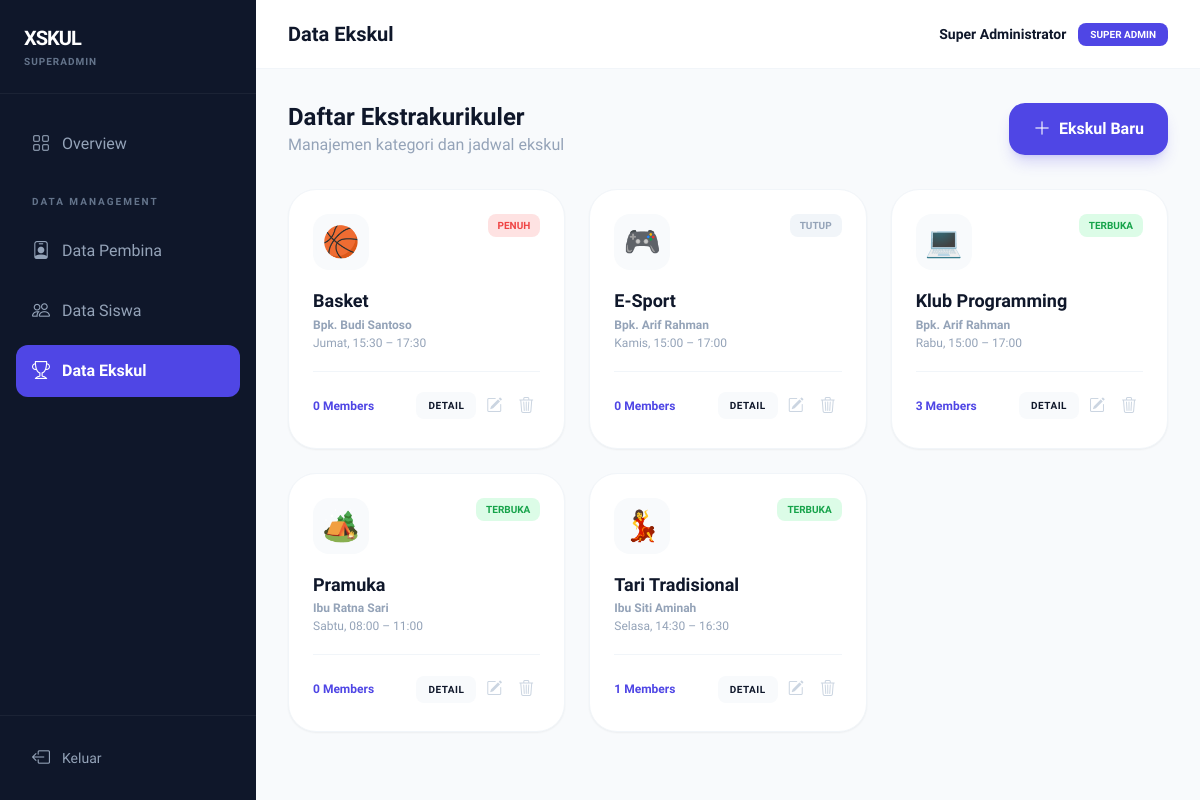
Screenshot of /superadmin/public/ekskul (signed in) with the database file from the repository.
### tables this page shows
CREATE TABLE `ekskul` (
  `id` int UNSIGNED NOT NULL,
  `pembina_id` int UNSIGNED NOT NULL,
  `nama` varchar(150) NOT NULL,
  `deskripsi` text,
  `kategori` enum('Olahraga','Seni & Musik','Teknologi','Karakter','Lainnya') NOT NULL DEFAULT 'Lainnya',
  `ikon_emoji` varchar(10) DEFAULT NULL,
  `hari_latihan` varchar(50) NOT NULL,
  `jam_mulai` time NOT NULL,
  `jam_selesai` time NOT NULL,
  `kuota_max` smallint UNSIGNED NOT NULL DEFAULT '40',
  `status_pendaftaran` enum('Terbuka','Tutup','Penuh') NOT NULL DEFAULT 'Terbuka',
  `created_at` timestamp NOT NULL DEFAULT CURRENT_TIMESTAMP,
  `updated_at` timestamp NOT NULL DEFAULT CURRENT_TIMESTAMP ON UPDATE CURRENT_TIMESTAMP
);

CREATE TABLE `pembina` (
  `id` int UNSIGNED NOT NULL,
  `nip` varchar(30) NOT NULL,
  `nama` varchar(100) NOT NULL,
  `no_hp` varchar(20) DEFAULT NULL,
  `password` varchar(255) NOT NULL COMMENT 'bcrypt hash',
  `is_active` tinyint(1) NOT NULL DEFAULT '1',
  `created_at` timestamp NOT NULL DEFAULT CURRENT_TIMESTAMP,
  `updated_at` timestamp NOT NULL DEFAULT CURRENT_TIMESTAMP ON UPDATE CURRENT_TIMESTAMP
);

### superadmin/app/core/Controller.php (called while the page is built, shortened)
<?php
class Controller {
    public function view($view, $data = []) {
        extract($data);
        require_once __DIR__ . '/../views/' . $view . '.php';
    }
    public function model($model) {
        return new $model;
    }
}

### superadmin/app/controllers/Ekskul.php (called while the page is built, shortened)
<?php
class Ekskul extends Controller {
    private $ekskul;
    private $pembina;
    public function __construct() {
        $this->ekskul  = $this->model('Ekskul_model');
        $this->pembina = $this->model('Pembina_model');
    }
    public function index() {
        $data = [
            'title'     => 'Data Ekskul',
            'activeMenu'=> 'ekskul',
            'ekskuls'   => $this->ekskul->findAll(),
            'pembinas'  => $this->pembina->findAll(),
        ];
        $this->view('main/ekskul/index', $data);
    }
}

### superadmin/app/core/App.php (called while the page is built, shortened)
<?php
class App {
    protected $method     = 'index';
    public function __construct() {
        $url = $this->parseURL();
        if (isset($url[0])) {
            $file = __DIR__ . '/../controllers/' . ucfirst($url[0]) . '.php';
            if (file_exists($file)) {
                unset($url[0]);
            }
        }
        $this->controller = new $this->controller;
        $this->params = !empty($url) ? array_values($url) : [];
        call_user_func_array([$this->controller, $this->method], $this->params);
    }
    public function parseURL() {
        if (isset($_GET['url'])) {
            $url = rtrim($_GET['url'], '/');
            $url = filter_var($url, FILTER_SANITIZE_URL);
            $url = explode('/', $url);
            return $url;
        }
        return [];
    }
}

### superadmin/app/init.php (called while the page is built, shortened)
<?php
require_once __DIR__ . '/core/Database.php';
require_once __DIR__ . '/core/Controller.php';
require_once __DIR__ . '/core/App.php';
$app = new App();

### superadmin/public/index.php (called while the page is built)
<?php
require_once '../app/init.php';

### superadmin/app/core/Database.php (called while the page is built, shortened)
<?php
class Database {
    private $host = DB_HOST;
    private $user = DB_USER;
    private $pass = DB_PASS;
    private $db_name = DB_NAME;
    private $dbh;
    private $stmt;
    public function __construct() {
        $dsn = 'mysql:host=' . $this->host . ';dbname=' . $this->db_name;
        $option = [
            PDO::ATTR_PERSISTENT => true,
            PDO::ATTR_ERRMODE    => PDO::ERRMODE_EXCEPTION
        ];
        try {
            $this->dbh = new PDO($dsn, $this->user, $this->pass, $option);
        } catch (PDOException $e) {
            die("Koneksi Database Gagal: " . $e->getMessage());
        }
    }
    public function query($query) {
        $this->stmt = $this->dbh->prepare($query);
    }
    public function execute() {
        $this->stmt->execute();
    }
    public function resultSet() {
        $this->execute();
        return $this->stmt->fetchAll(PDO::FETCH_ASSOC);
    }
}

### superadmin/app/models/Ekskul_model.php (called while the page is built, shortened)
<?php
class Ekskul_model extends Database {
    public function findAll() {
        $this->query('SELECT e.*, p.nama AS nama_pembina, COUNT(pd.id) AS total_anggota FROM ekskul e JOIN pembina p ON p.id = e.pembina_id LEFT JOIN pendaftaran pd ON pd.ekskul_id = e.id AND pd.status = "aktif" GROUP BY e.id ORDER BY e.nama ASC');
        return $this->resultSet();
    }
}

### superadmin/app/views/main/ekskul/index.php (the view, shortened to what this page needs)
<div class="flex items-center justify-between mb-8">
    <div>
        <h3 class="text-2xl font-black text-midnight">Daftar Ekstrakurikuler</h3>
        <p class="text-slate-400 font-medium">Manajemen kategori dan jadwal ekskul</p>
    </div>
    <button onclick="openModal('modalCreate')" class="px-6 py-3 bg-admin text-white font-bold rounded-2xl shadow-lg shadow-admin/20 hover:bg-adminDark transition-all flex items-center gap-2">
        <i class="bi bi-plus-lg text-lg"></i>
        Ekskul Baru
    </button>
</div>
<div class="grid grid-cols-1 md:grid-cols-2 lg:grid-cols-3 gap-6">
    <?php foreach ($ekskuls as $e): ?>
    <div class="bg-white p-6 rounded-[28px] border border-slate-100 shadow-sm hover:shadow-md transition-all group">
        <div class="flex items-start justify-between mb-5">
            <div class="w-14 h-14 bg-slate-50 text-3xl flex items-center justify-center rounded-2xl group-hover:bg-admin/10 transition-colors">
                <?= htmlspecialchars($e['ikon_emoji'] ?? '🏫') ?>
            </div>
            <span class="px-2.5 py-1 text-[10px] font-black rounded-lg uppercase
                <?= $e['status_pendaftaran'] === 'Terbuka' ? 'bg-green-100 text-green-600' : ($e['status_pendaftaran'] === 'Penuh' ? 'bg-red-100 text-red-500' : 'bg-slate-100 text-slate-400') ?>">
                <?= $e['status_pendaftaran'] ?>
            </span>
        </div>
        <h5 class="font-extrabold text-midnight text-lg leading-tight"><?= htmlspecialchars($e['nama']) ?></h5>
        <p class="text-xs font-semibold text-slate-400 mt-1"><?= htmlspecialchars($e['nama_pembina']) ?></p>
        <p class="text-xs text-slate-400 mt-0.5"><?= htmlspecialchars($e['hari_latihan']) ?>, <?= substr($e['jam_mulai'], 0, 5) ?> – <?= substr($e['jam_selesai'], 0, 5) ?></p>
        <div class="mt-5 pt-4 border-t border-slate-100 flex items-center justify-between">
            <span class="text-xs font-bold text-admin"><?= $e['total_anggota'] ?> Members</span>
            <div class="flex items-center gap-1">
                <a href="<?= APP_URL ?>/ekskul/detail/<?= $e['id'] ?>" class="px-3 py-1.5 bg-slate-50 text-midnight text-[10px] font-bold rounded-lg hover:bg-admin hover:text-white transition-all uppercase tracking-wider">Detail</a>
                <button onclick="openModalEdit(<?= htmlspecialchars(json_encode($e)) ?>)" class="p-1.5 text-slate-300 hover:text-admin transition-colors rounded-lg hover:bg-slate-50">
                    <i class="bi bi-pencil-square text-base"></i>
                </button>
                <button onclick="openModalDelete(<?= $e['id'] ?>, '<?= htmlspecialchars($e['nama']) ?>')" class="p-1.5 text-slate-300 hover:text-red-500 transition-colors rounded-lg hover:bg-slate-50">
                    <i class="bi bi-trash3 text-base"></i>
                </button>
            </div>
        </div>
    </div>
    <?php endforeach; ?>
</div>

### rows the page displays
ekskul: ikon_emoji "🏀", status_pendaftaran "PENUH", nama "Basket", pembina.nama "Bpk. Budi Santoso", hari_latihan "Jumat", jam_mulai "15:30", jam_selesai "17:30", total_anggota "0"
ekskul: ikon_emoji "🎮", status_pendaftaran "TUTUP", nama "E-Sport", pembina.nama "Bpk. Arif Rahman", hari_latihan "Kamis", jam_mulai "15:00", jam_selesai "17:00", total_anggota "0"
ekskul: ikon_emoji "💻", status_pendaftaran "TERBUKA", nama "Klub Programming", pembina.nama "Bpk. Arif Rahman", hari_latihan "Rabu", jam_mulai "15:00", jam_selesai "17:00", total_anggota "3"
ekskul: ikon_emoji "🏕️", status_pendaftaran "TERBUKA", nama "Pramuka", pembina.nama "Ibu Ratna Sari", hari_latihan "Sabtu", jam_mulai "08:00", jam_selesai "11:00", total_anggota "0"
ekskul: ikon_emoji "💃", status_pendaftaran "TERBUKA", nama "Tari Tradisional", pembina.nama "Ibu Siti Aminah", hari_latihan "Selasa", jam_mulai "14:30", jam_selesai "16:30", total_anggota "1"

### other values shown
$title "Data Ekskul"
$_SESSION['admin']['nama'] "Super Administrator"
